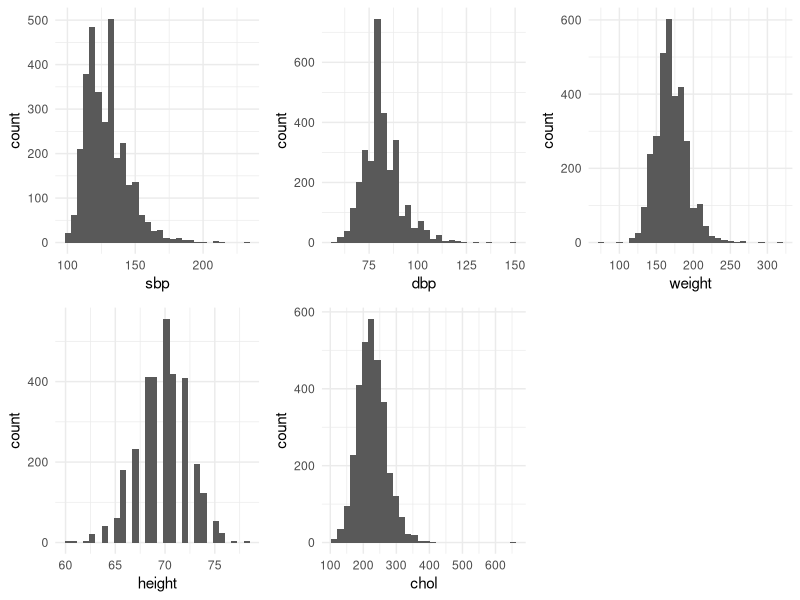
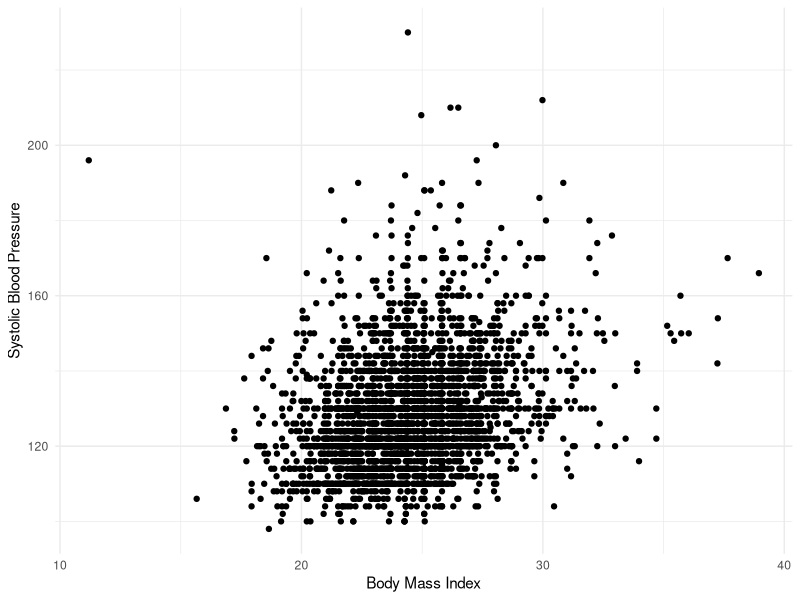
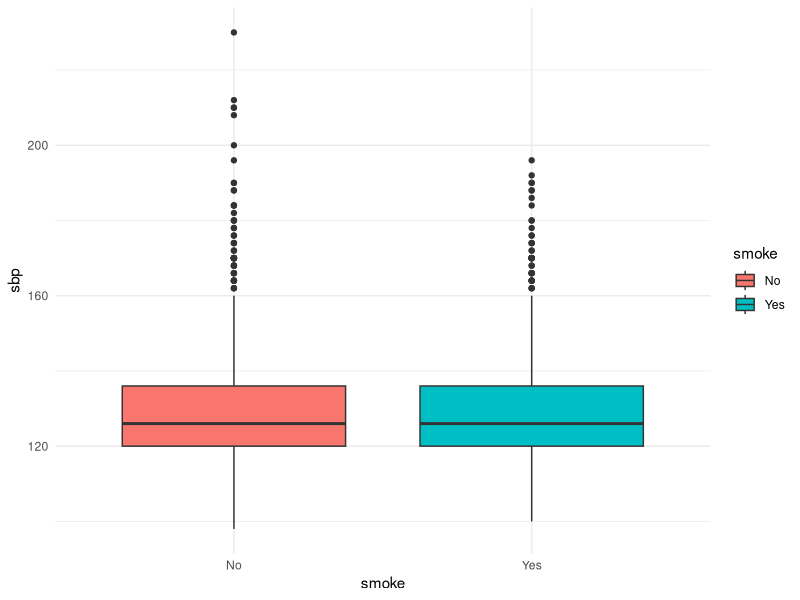

R code for these plots, in order: (Note: this script raises an error after producing the figures.)
library(tidyverse)
library(tibble)
library(readr)
library(skimr)
library(gridExtra)


setwd("\\\\wsl.localhost/Ubuntu/home/flemm0/school_stuff/USC_Fall_2023/PM592")

## Question 1

# 1a
a <- qnorm(p=0.01, mean=0, sd=1)

# 1b
b <- 2*pnorm(q=1.96, lower.tail=F)

# 1c
c <- qchisq(p=0.95, df=7)

# 1d
d <- pchisq(q=10, df=12)

# 1e
e <- abs(qt(p=.15/2, df=16))

# 1f
f <- pf(q=1.9, df1=7, df2=30)

ans <- tibble(
  "1a" = a, "1b" = b, "1c" = c, "1d" = d, "1e" = e, "1f" = f
)
ans


## Question 2

wcgs_raw <- readr::read_csv("./data/wcgs.csv")

# 2a
str(wcgs_raw)

names(wcgs_raw)

dim(wcgs_raw)


# 2b
wcgs <- wcgs_raw %>%
  mutate(weight_cat = cut(weight, breaks=c(-Inf, 140, 170, 201, Inf), labels=c("<140", "140-170", "170-200", ">200"), include.lowest=F, right=F))

wcgs %>%
  count(weight_cat) %>%
  mutate(pct = n / sum(n))
  
# 2c
wcgs <- wcgs %>%
  mutate(age_cat = cut(age, breaks=c(35, 41, 46, 51, 56, 60), labels=c("35-40", "41-45", "46-50", "51-55", "56-60"), right=F))

wcgs %>%
  count(weight_cat) %>%
  mutate(pct = n / sum(n))

# 2d
# bmi = (weight (lb) / [height (in)]^2) * 703
wcgs <- wcgs %>%
  mutate(bmi = (weight / height**2) * 703)

skim(wcgs$bmi)

# 2e
p1 <- ggplot(wcgs, aes(sbp)) + geom_histogram() + theme_minimal()
p2 <- ggplot(wcgs, aes(dbp)) + geom_histogram() + theme_minimal()
p3 <- ggplot(wcgs, aes(weight)) + geom_histogram() + theme_minimal()
p4 <- ggplot(wcgs, aes(height)) + geom_histogram() + theme_minimal()
p5 <- ggplot(wcgs, aes(chol)) + geom_histogram() + theme_minimal()
grid.arrange(p1, p2, p3, p4, p5, nrow=2)

# 2f
wcgs <- wcgs %>%
  mutate(sbp_log = log(sbp))

wcgs %>%
  select(sbp_log) %>%
  skim()

# 2g
wcgs %>%
  ggplot(aes(x=bmi, y=sbp)) +
  geom_point() +
  labs(x="Body Mass Index", y="Systolic Blood Pressure") +
  theme_minimal()

# 2h
sum(wcgs$ncigs)

# 2i
wcgs %>%
  count(dibpat, smoke) %>%
  group_by(dibpat) %>%
  mutate(dibpat_count = sum(n)) %>%
  mutate(dibpat_smoke_pct = n / dibpat_count)

# save as R data set
write_rds(wcgs, file='./wcgs.rds')


## Question 3

# 3a
# since population std deviation is not given, calculate t-statistic
q = (mean(wcgs$sbp) - 125) / (sd(wcgs$sbp) / sqrt(length(wcgs$sbp)))
2*pt(q=q, df=length(wcgs$sbp)-1, lower.tail=F)

# 3b
wcgs %>%
  ggplot(aes(x=smoke, y=sbp, fill=smoke)) + 
  geom_boxplot() +
  theme_minimal()

# 3c 
# parametric statistical test: t-test
var.test(sbp ~ as.factor(smoke), data=wcgs) # p < 0.05 reject null
t.test(sbp ~ as.factor(smoke), var.equal=F, data=wcgs)


# 3d
wilcox.test(sbp ~ as.factor(smoke), data=wcgs)


# 3e
describeBy(wcgs$sbp, group=wcgs$smoke, mat=T)

# CI of mean for t-distribution: mean +/- t * se
# t = critical t-value based on desired confidence level
# standard error: sample stdev / df

calculate_ci <- function(x, lower=TRUE) {
  t_crit = qt(1 - 0.05/2, df=length(x)-1) # use `pt()` function to get critical t-value for 95% CI
  se = sd(x) / (length(x) - 1)
  if (lower) {
    return(mean(x) - t_crit*se)
  } else {
    return(mean(x) + t_crit*se)
  }
}

bind_rows(
  wcgs %>%
    group_by(smoke) %>%
    summarise(
      Mean=mean(sbp),
      SD=sd(sbp),
      ci_lower=calculate_ci(sbp, lower=TRUE),
      ci_higher=calculate_ci(sbp, lower=FALSE)
    ) %>% 
    as.data.frame(),
  wcgs %>%
    summarise(
      smoke="combined",
      Mean=mean(sbp),
      SD=sd(sbp),
      ci_lower=calculate_ci(sbp, lower=TRUE),
      ci_higher=calculate_ci(sbp, lower=FALSE)
    )
  
)


## Question 4

# 4a

pop1 <- rnorm(n=30, mean=100, sd=20)
pop2 <- rnorm(n=30, mean=105, sd=20)

t.test(pop1, pop2, var.equal=T)

mean(pop1)
sd(pop1)

mean(pop2)
sd(pop2)


# 4b

print_stats <- function(pop1, pop2, var.equal=T){
  print(paste("Mean pop1:", mean(pop1)), sep=" ")
  print(paste("SD pop1:", sd(pop1)), sep=" ")
  print(paste("Mean pop2:", mean(pop2)), sep=" ")
  print(paste("SD pop2:", sd(pop2)), sep=" ")
  
  t.test(pop1, pop2, var.equal=var.equal)
}

# change n to 300
pop1 <- rnorm(n=300, mean=100, sd=20)
pop2 <- rnorm(n=300, mean=105, sd=20)
print_stats(pop1, pop2)

# change n to 100
pop1 <- rnorm(n=100, mean=100, sd=20)
pop2 <- rnorm(n=100, mean=105, sd=20)
print_stats(pop1, pop2)

# change sd to 50
pop1 <- rnorm(n=30, mean=100, sd=50)
pop2 <- rnorm(n=30, mean=105, sd=50)
print_stats(pop1, pop2)

# change sd to 5
pop1 <- rnorm(n=30, mean=100, sd=5)
pop2 <- rnorm(n=30, mean=105, sd=5)
print_stats(pop1, pop2)

# change mean to 90 and 110
pop1 <- rnorm(n=30, mean=90, sd=20)
pop2 <- rnorm(n=30, mean=110, sd=20)
print_stats(pop1, pop2)

# change mean to 95 and 105
pop1 <- rnorm(n=30, mean=95, sd=20)
pop2 <- rnorm(n=30, mean=105, sd=20)
print_stats(pop1, pop2)

# set means to 100 and sds to 75
pop1 <- rnorm(n=30, mean=100, sd=75)
pop2 <- rnorm(n=30, mean=100, sd=75)
print_stats(pop1, pop2)